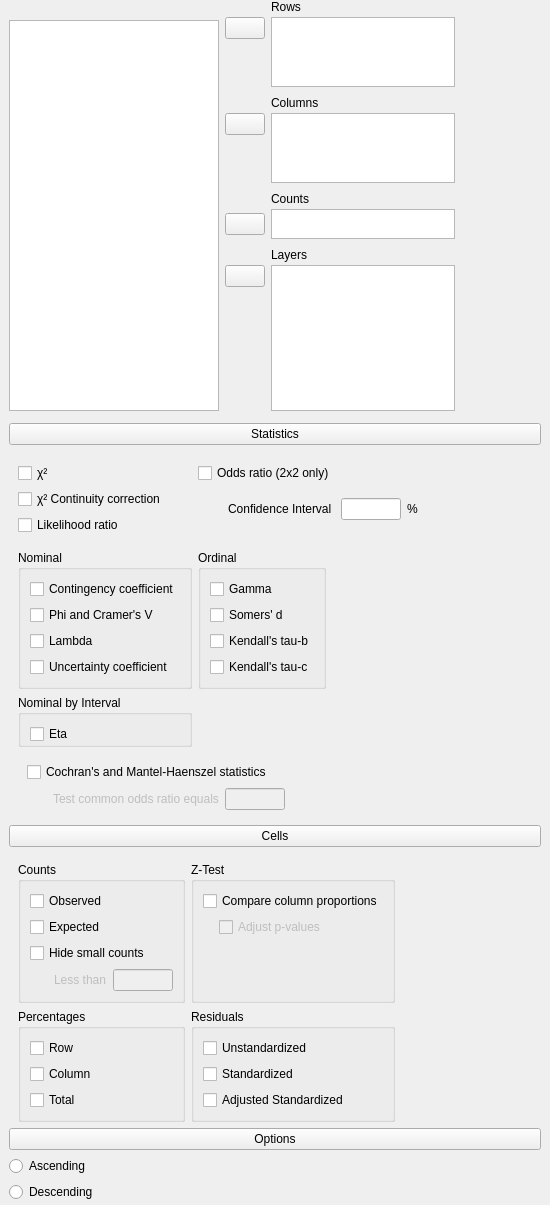
<?xml version="1.0" encoding="UTF-8"?>
<ui version="4.0">
 <class>CrosstabsForm</class>
 <widget class="QWidget" name="CrosstabsForm">
  <property name="geometry">
   <rect>
    <x>0</x>
    <y>0</y>
    <width>550</width>
    <height>1191</height>
   </rect>
  </property>
  <property name="windowTitle">
   <string>Form</string>
  </property>
  <layout class="QGridLayout" name="gridLayout_19">
   <property name="leftMargin">
    <number>0</number>
   </property>
   <property name="topMargin">
    <number>0</number>
   </property>
   <property name="rightMargin">
    <number>0</number>
   </property>
   <property name="bottomMargin">
    <number>0</number>
   </property>
   <property name="verticalSpacing">
    <number>0</number>
   </property>
   <item row="0" column="0">
    <widget class="QWidget" name="widget_3" native="true">
     <property name="minimumSize">
      <size>
       <width>0</width>
       <height>420</height>
      </size>
     </property>
     <property name="maximumSize">
      <size>
       <width>16777215</width>
       <height>450</height>
      </size>
     </property>
     <layout class="QGridLayout" name="gridLayout_4">
      <property name="topMargin">
       <number>0</number>
      </property>
      <property name="verticalSpacing">
       <number>0</number>
      </property>
      <item row="0" column="1" rowspan="3">
       <widget class="QWidget" name="widget_5" native="true">
        <property name="sizePolicy">
         <sizepolicy hsizetype="Preferred" vsizetype="Preferred">
          <horstretch>0</horstretch>
          <verstretch>0</verstretch>
         </sizepolicy>
        </property>
        <property name="maximumSize">
         <size>
          <width>16777215</width>
          <height>100</height>
         </size>
        </property>
        <layout class="QGridLayout" name="gridLayout_2">
         <property name="leftMargin">
          <number>0</number>
         </property>
         <property name="topMargin">
          <number>0</number>
         </property>
         <property name="rightMargin">
          <number>0</number>
         </property>
         <property name="verticalSpacing">
          <number>3</number>
         </property>
         <item row="1" column="0">
          <widget class="AssignButton" name="buttonAssignRows">
           <property name="maximumSize">
            <size>
             <width>50</width>
             <height>16777215</height>
            </size>
           </property>
           <property name="text">
            <string/>
           </property>
          </widget>
         </item>
         <item row="2" column="0">
          <spacer name="verticalSpacer_2">
           <property name="orientation">
            <enum>Qt::Vertical</enum>
           </property>
           <property name="sizeHint" stdset="0">
            <size>
             <width>20</width>
             <height>84</height>
            </size>
           </property>
          </spacer>
         </item>
         <item row="1" column="1" rowspan="2">
          <widget class="BoundListView" name="rows">
           <property name="sizePolicy">
            <sizepolicy hsizetype="Maximum" vsizetype="Expanding">
             <horstretch>0</horstretch>
             <verstretch>0</verstretch>
            </sizepolicy>
           </property>
           <property name="maximumSize">
            <size>
             <width>210</width>
             <height>16777215</height>
            </size>
           </property>
           <property name="selectionMode">
            <enum>QAbstractItemView::ExtendedSelection</enum>
           </property>
          </widget>
         </item>
         <item row="0" column="0">
          <widget class="QWidget" name="widget_8" native="true"/>
         </item>
         <item row="0" column="1">
          <widget class="QLabel" name="label_2">
           <property name="text">
            <string>Rows</string>
           </property>
          </widget>
         </item>
        </layout>
       </widget>
      </item>
      <item row="5" column="1">
       <widget class="QWidget" name="widget_6" native="true">
        <property name="sizePolicy">
         <sizepolicy hsizetype="Preferred" vsizetype="Preferred">
          <horstretch>0</horstretch>
          <verstretch>0</verstretch>
         </sizepolicy>
        </property>
        <layout class="QGridLayout" name="gridLayout_3">
         <property name="leftMargin">
          <number>0</number>
         </property>
         <property name="topMargin">
          <number>0</number>
         </property>
         <property name="rightMargin">
          <number>0</number>
         </property>
         <property name="bottomMargin">
          <number>0</number>
         </property>
         <property name="verticalSpacing">
          <number>3</number>
         </property>
         <item row="0" column="0">
          <widget class="QWidget" name="widget_10" native="true"/>
         </item>
         <item row="1" column="0">
          <widget class="AssignButton" name="buttonAssignLayers">
           <property name="maximumSize">
            <size>
             <width>50</width>
             <height>16777215</height>
            </size>
           </property>
           <property name="text">
            <string/>
           </property>
          </widget>
         </item>
         <item row="2" column="0">
          <spacer name="verticalSpacer_3">
           <property name="orientation">
            <enum>Qt::Vertical</enum>
           </property>
           <property name="sizeHint" stdset="0">
            <size>
             <width>20</width>
             <height>84</height>
            </size>
           </property>
          </spacer>
         </item>
         <item row="0" column="1">
          <widget class="QLabel" name="label_4">
           <property name="text">
            <string>Layers</string>
           </property>
          </widget>
         </item>
         <item row="1" column="1" rowspan="2">
          <widget class="BoundListView" name="layers">
           <property name="sizePolicy">
            <sizepolicy hsizetype="Maximum" vsizetype="Expanding">
             <horstretch>0</horstretch>
             <verstretch>0</verstretch>
            </sizepolicy>
           </property>
           <property name="minimumSize">
            <size>
             <width>0</width>
             <height>80</height>
            </size>
           </property>
           <property name="maximumSize">
            <size>
             <width>210</width>
             <height>16777215</height>
            </size>
           </property>
           <property name="selectionMode">
            <enum>QAbstractItemView::ExtendedSelection</enum>
           </property>
          </widget>
         </item>
        </layout>
       </widget>
      </item>
      <item row="3" column="1">
       <widget class="QWidget" name="widget" native="true">
        <property name="sizePolicy">
         <sizepolicy hsizetype="Preferred" vsizetype="Preferred">
          <horstretch>0</horstretch>
          <verstretch>0</verstretch>
         </sizepolicy>
        </property>
        <property name="maximumSize">
         <size>
          <width>16777215</width>
          <height>100</height>
         </size>
        </property>
        <layout class="QGridLayout" name="gridLayout">
         <property name="leftMargin">
          <number>0</number>
         </property>
         <property name="topMargin">
          <number>0</number>
         </property>
         <property name="rightMargin">
          <number>0</number>
         </property>
         <property name="verticalSpacing">
          <number>3</number>
         </property>
         <item row="0" column="0">
          <widget class="QWidget" name="widget_9" native="true"/>
         </item>
         <item row="1" column="0">
          <widget class="AssignButton" name="buttonAssignColumns">
           <property name="maximumSize">
            <size>
             <width>50</width>
             <height>16777215</height>
            </size>
           </property>
           <property name="text">
            <string/>
           </property>
          </widget>
         </item>
         <item row="2" column="0">
          <spacer name="verticalSpacer">
           <property name="orientation">
            <enum>Qt::Vertical</enum>
           </property>
           <property name="sizeHint" stdset="0">
            <size>
             <width>20</width>
             <height>84</height>
            </size>
           </property>
          </spacer>
         </item>
         <item row="1" column="1" rowspan="2">
          <widget class="BoundListView" name="columns">
           <property name="sizePolicy">
            <sizepolicy hsizetype="Maximum" vsizetype="Expanding">
             <horstretch>0</horstretch>
             <verstretch>0</verstretch>
            </sizepolicy>
           </property>
           <property name="maximumSize">
            <size>
             <width>210</width>
             <height>16777215</height>
            </size>
           </property>
           <property name="selectionMode">
            <enum>QAbstractItemView::ExtendedSelection</enum>
           </property>
          </widget>
         </item>
         <item row="0" column="1">
          <widget class="QLabel" name="label_3">
           <property name="text">
            <string>Columns</string>
           </property>
          </widget>
         </item>
        </layout>
       </widget>
      </item>
      <item row="0" column="0">
       <widget class="QWidget" name="widget_2" native="true">
        <property name="maximumSize">
         <size>
          <width>16777215</width>
          <height>20</height>
         </size>
        </property>
       </widget>
      </item>
      <item row="4" column="1">
       <widget class="QWidget" name="widget_7" native="true">
        <layout class="QGridLayout" name="gridLayout_20">
         <property name="leftMargin">
          <number>0</number>
         </property>
         <property name="topMargin">
          <number>0</number>
         </property>
         <property name="rightMargin">
          <number>0</number>
         </property>
         <property name="verticalSpacing">
          <number>3</number>
         </property>
         <item row="1" column="0" rowspan="2" colspan="2">
          <widget class="AssignButton" name="buttonAssignCounts">
           <property name="maximumSize">
            <size>
             <width>50</width>
             <height>16777215</height>
            </size>
           </property>
           <property name="text">
            <string/>
           </property>
          </widget>
         </item>
         <item row="0" column="2" colspan="2">
          <widget class="QLabel" name="label">
           <property name="text">
            <string>Counts</string>
           </property>
          </widget>
         </item>
         <item row="0" column="0" colspan="2">
          <widget class="QWidget" name="widget_11" native="true"/>
         </item>
         <item row="1" column="2" rowspan="2" colspan="2">
          <widget class="BoundListView" name="counts">
           <property name="sizePolicy">
            <sizepolicy hsizetype="Maximum" vsizetype="Expanding">
             <horstretch>0</horstretch>
             <verstretch>0</verstretch>
            </sizepolicy>
           </property>
           <property name="maximumSize">
            <size>
             <width>210</width>
             <height>30</height>
            </size>
           </property>
           <property name="selectionMode">
            <enum>QAbstractItemView::ExtendedSelection</enum>
           </property>
          </widget>
         </item>
        </layout>
       </widget>
      </item>
      <item row="1" column="0" rowspan="5">
       <widget class="AvailableFieldsListView" name="listAvailableFields">
        <property name="sizePolicy">
         <sizepolicy hsizetype="Fixed" vsizetype="Expanding">
          <horstretch>0</horstretch>
          <verstretch>0</verstretch>
         </sizepolicy>
        </property>
        <property name="maximumSize">
         <size>
          <width>210</width>
          <height>16777215</height>
         </size>
        </property>
        <property name="selectionMode">
         <enum>QAbstractItemView::ExtendedSelection</enum>
        </property>
       </widget>
      </item>
     </layout>
    </widget>
   </item>
   <item row="0" column="1" rowspan="2">
    <widget class="QWidget" name="widget_4" native="true">
     <property name="minimumSize">
      <size>
       <width>80</width>
       <height>0</height>
      </size>
     </property>
    </widget>
   </item>
   <item row="3" column="0" colspan="2">
    <widget class="QWidget" name="groupCellDisplay" native="true">
     <layout class="QGridLayout" name="gridLayout_9">
      <property name="topMargin">
       <number>3</number>
      </property>
      <property name="bottomMargin">
       <number>3</number>
      </property>
      <item row="0" column="0" colspan="3">
       <widget class="ExpanderButton" name="pushButton_2">
        <property name="text">
         <string>Cells</string>
        </property>
       </widget>
      </item>
      <item row="1" column="0" colspan="3">
       <widget class="QWidget" name="panelCells" native="true">
        <layout class="QGridLayout" name="gridLayout_17">
         <property name="bottomMargin">
          <number>0</number>
         </property>
         <item row="1" column="0">
          <widget class="GroupBox" name="groupPercentages">
           <property name="title">
            <string>Percentages</string>
           </property>
           <layout class="QGridLayout" name="gridLayout_7">
            <item row="0" column="0">
             <widget class="BoundCheckBox" name="percentages_row">
              <property name="text">
               <string>Row</string>
              </property>
             </widget>
            </item>
            <item row="1" column="0">
             <widget class="BoundCheckBox" name="percentages_column">
              <property name="text">
               <string>Column</string>
              </property>
             </widget>
            </item>
            <item row="2" column="0">
             <widget class="BoundCheckBox" name="percentages_total">
              <property name="text">
               <string>Total</string>
              </property>
             </widget>
            </item>
           </layout>
          </widget>
         </item>
         <item row="1" column="1">
          <widget class="GroupBox" name="groupResiduals">
           <property name="title">
            <string>Residuals</string>
           </property>
           <layout class="QGridLayout" name="gridLayout_8">
            <item row="0" column="0">
             <widget class="BoundCheckBox" name="residuals_unstandardized">
              <property name="text">
               <string>Unstandardized</string>
              </property>
             </widget>
            </item>
            <item row="1" column="0">
             <widget class="BoundCheckBox" name="residuals_standardized">
              <property name="text">
               <string>Standardized</string>
              </property>
             </widget>
            </item>
            <item row="2" column="0">
             <widget class="BoundCheckBox" name="residuals_adjustedStandardized">
              <property name="text">
               <string>Adjusted Standardized</string>
              </property>
             </widget>
            </item>
           </layout>
          </widget>
         </item>
         <item row="0" column="0">
          <widget class="GroupBox" name="groupCounts">
           <property name="title">
            <string>Counts</string>
           </property>
           <layout class="QGridLayout" name="gridLayout_5">
            <item row="0" column="0" colspan="2">
             <widget class="BoundCheckBox" name="countsObserved">
              <property name="text">
               <string>Observed</string>
              </property>
             </widget>
            </item>
            <item row="1" column="0" colspan="2">
             <widget class="BoundCheckBox" name="countsExpected">
              <property name="text">
               <string>Expected</string>
              </property>
             </widget>
            </item>
            <item row="2" column="0" colspan="3">
             <widget class="BoundCheckBox" name="hideSmallCounts">
              <property name="text">
               <string>Hide small counts</string>
              </property>
             </widget>
            </item>
            <item row="3" column="0">
             <widget class="QWidget" name="widget_12" native="true">
              <property name="maximumSize">
               <size>
                <width>20</width>
                <height>16777215</height>
               </size>
              </property>
             </widget>
            </item>
            <item row="3" column="1">
             <widget class="QLabel" name="counts_hideSmallCountsLessThanLabel">
              <property name="enabled">
               <bool>false</bool>
              </property>
              <property name="text">
               <string>Less than</string>
              </property>
             </widget>
            </item>
            <item row="3" column="2">
             <widget class="BoundTextBox" name="hideSmallCountsLessThan">
              <property name="enabled">
               <bool>false</bool>
              </property>
              <property name="maximumSize">
               <size>
                <width>60</width>
                <height>16777215</height>
               </size>
              </property>
             </widget>
            </item>
           </layout>
          </widget>
         </item>
         <item row="0" column="1">
          <widget class="GroupBox" name="groupZTest">
           <property name="title">
            <string>Z-Test</string>
           </property>
           <layout class="QGridLayout" name="gridLayout_6">
            <item row="1" column="0">
             <widget class="QWidget" name="widget_13" native="true">
              <property name="maximumSize">
               <size>
                <width>10</width>
                <height>16777215</height>
               </size>
              </property>
             </widget>
            </item>
            <item row="0" column="0" colspan="2">
             <widget class="BoundCheckBox" name="zTest_compareColumns">
              <property name="text">
               <string>Compare column proportions</string>
              </property>
             </widget>
            </item>
            <item row="1" column="1">
             <widget class="BoundCheckBox" name="zTest_adjustPValues">
              <property name="enabled">
               <bool>false</bool>
              </property>
              <property name="text">
               <string>Adjust p-values</string>
              </property>
             </widget>
            </item>
            <item row="2" column="0" colspan="2">
             <widget class="QWidget" name="widget_14" native="true"/>
            </item>
           </layout>
          </widget>
         </item>
         <item row="0" column="2">
          <spacer name="horizontalSpacer">
           <property name="orientation">
            <enum>Qt::Horizontal</enum>
           </property>
           <property name="sizeHint" stdset="0">
            <size>
             <width>40</width>
             <height>20</height>
            </size>
           </property>
          </spacer>
         </item>
        </layout>
       </widget>
      </item>
     </layout>
    </widget>
   </item>
   <item row="4" column="0" colspan="2">
    <widget class="QWidget" name="groupOptions" native="true">
     <layout class="QGridLayout" name="gridLayout_18">
      <property name="topMargin">
       <number>3</number>
      </property>
      <property name="bottomMargin">
       <number>3</number>
      </property>
      <item row="0" column="0" colspan="2">
       <widget class="ExpanderButton" name="pushButton_3">
        <property name="text">
         <string>Options</string>
        </property>
       </widget>
      </item>
      <item row="1" column="0">
       <widget class="BoundGroupBox" name="rowOrder" native="true">
        <property name="title" stdset="0">
         <string>Row Order</string>
        </property>
        <property name="flat" stdset="0">
         <bool>true</bool>
        </property>
        <layout class="QGridLayout" name="gridLayout_21">
         <property name="leftMargin">
          <number>0</number>
         </property>
         <property name="topMargin">
          <number>0</number>
         </property>
         <property name="rightMargin">
          <number>0</number>
         </property>
         <property name="bottomMargin">
          <number>0</number>
         </property>
         <item row="0" column="0">
          <widget class="QRadioButton" name="ascending">
           <property name="text">
            <string>Ascending</string>
           </property>
          </widget>
         </item>
         <item row="1" column="0">
          <widget class="QRadioButton" name="descending">
           <property name="text">
            <string>Descending</string>
           </property>
          </widget>
         </item>
        </layout>
       </widget>
      </item>
     </layout>
    </widget>
   </item>
   <item row="2" column="0" colspan="2">
    <widget class="QWidget" name="groupStatistics" native="true">
     <layout class="QGridLayout" name="gridLayout_16">
      <property name="topMargin">
       <number>3</number>
      </property>
      <property name="bottomMargin">
       <number>3</number>
      </property>
      <property name="verticalSpacing">
       <number>0</number>
      </property>
      <item row="1" column="0" colspan="3">
       <widget class="ExpanderButton" name="pushButton">
        <property name="text">
         <string>Statistics</string>
        </property>
       </widget>
      </item>
      <item row="2" column="0" rowspan="2" colspan="3">
       <widget class="QWidget" name="panelStatistics" native="true">
        <layout class="QGridLayout" name="gridLayout_12">
         <property name="bottomMargin">
          <number>0</number>
         </property>
         <item row="0" column="0">
          <widget class="QWidget" name="widget_17" native="true">
           <layout class="QGridLayout" name="gridLayout_15">
            <property name="leftMargin">
             <number>0</number>
            </property>
            <item row="0" column="0">
             <widget class="BoundCheckBox" name="chiSquared">
              <property name="text">
               <string>χ²</string>
              </property>
             </widget>
            </item>
            <item row="1" column="0">
             <widget class="BoundCheckBox" name="chiSquaredContinuityCorrection">
              <property name="text">
               <string>χ² Continuity correction</string>
              </property>
             </widget>
            </item>
            <item row="2" column="0">
             <widget class="BoundCheckBox" name="likelihoodRatio">
              <property name="text">
               <string>Likelihood ratio</string>
              </property>
             </widget>
            </item>
           </layout>
          </widget>
         </item>
         <item row="0" column="1" colspan="2">
          <widget class="QWidget" name="groupOddsRatio" native="true">
           <layout class="QGridLayout" name="gridLayout_22">
            <property name="leftMargin">
             <number>0</number>
            </property>
            <property name="verticalSpacing">
             <number>0</number>
            </property>
            <item row="2" column="1">
             <widget class="QWidget" name="widget_20" native="true">
              <layout class="QGridLayout" name="gridLayout_23">
               <property name="leftMargin">
                <number>24</number>
               </property>
               <property name="topMargin">
                <number>0</number>
               </property>
               <property name="bottomMargin">
                <number>0</number>
               </property>
               <item row="0" column="0">
                <widget class="QLabel" name="label_5">
                 <property name="text">
                  <string>Confidence Interval</string>
                 </property>
                </widget>
               </item>
               <item row="0" column="1">
                <widget class="BoundTextBox" name="oddsRatioConfidenceIntervalInterval">
                 <property name="maximumSize">
                  <size>
                   <width>60</width>
                   <height>16777215</height>
                  </size>
                 </property>
                </widget>
               </item>
               <item row="0" column="2">
                <widget class="QLabel" name="label_6">
                 <property name="text">
                  <string>%</string>
                 </property>
                </widget>
               </item>
              </layout>
             </widget>
            </item>
            <item row="1" column="0" colspan="2">
             <widget class="BoundCheckBox" name="oddsRatio">
              <property name="text">
               <string>Odds ratio (2x2 only)</string>
              </property>
             </widget>
            </item>
           </layout>
          </widget>
         </item>
         <item row="1" column="0" rowspan="2">
          <widget class="GroupBox" name="groupNominal">
           <property name="title">
            <string>Nominal</string>
           </property>
           <layout class="QGridLayout" name="gridLayout_10">
            <item row="0" column="0">
             <widget class="BoundCheckBox" name="nominal_contingencyCoefficient">
              <property name="text">
               <string>Contingency coefficient</string>
              </property>
             </widget>
            </item>
            <item row="1" column="0">
             <widget class="BoundCheckBox" name="nominal_phiAndCramersV">
              <property name="text">
               <string>Phi and Cramer's V</string>
              </property>
             </widget>
            </item>
            <item row="2" column="0">
             <widget class="BoundCheckBox" name="nominal_lambda">
              <property name="text">
               <string>Lambda</string>
              </property>
             </widget>
            </item>
            <item row="3" column="0">
             <widget class="BoundCheckBox" name="nominal_uncertaintyCoefficient">
              <property name="text">
               <string>Uncertainty coefficient</string>
              </property>
             </widget>
            </item>
           </layout>
          </widget>
         </item>
         <item row="1" column="1" rowspan="2">
          <widget class="GroupBox" name="groupOrdinal">
           <property name="title">
            <string>Ordinal</string>
           </property>
           <layout class="QGridLayout" name="gridLayout_11">
            <item row="3" column="0">
             <widget class="BoundCheckBox" name="ordinal_kendallsTauC">
              <property name="text">
               <string>Kendall's tau-c</string>
              </property>
             </widget>
            </item>
            <item row="2" column="0">
             <widget class="BoundCheckBox" name="ordinal_kendallsTauB">
              <property name="text">
               <string>Kendall's tau-b</string>
              </property>
             </widget>
            </item>
            <item row="1" column="0">
             <widget class="BoundCheckBox" name="ordinal_somersD">
              <property name="text">
               <string>Somers' d</string>
              </property>
             </widget>
            </item>
            <item row="0" column="0">
             <widget class="BoundCheckBox" name="ordinal_gamma">
              <property name="text">
               <string>Gamma</string>
              </property>
             </widget>
            </item>
           </layout>
          </widget>
         </item>
         <item row="2" column="2">
          <spacer name="horizontalSpacer_2">
           <property name="orientation">
            <enum>Qt::Horizontal</enum>
           </property>
           <property name="sizeHint" stdset="0">
            <size>
             <width>40</width>
             <height>20</height>
            </size>
           </property>
          </spacer>
         </item>
         <item row="3" column="0">
          <widget class="GroupBox" name="groupNominalByInterval">
           <property name="title">
            <string>Nominal by Interval</string>
           </property>
           <layout class="QGridLayout" name="gridLayout_13">
            <property name="bottomMargin">
             <number>0</number>
            </property>
            <item row="0" column="0">
             <widget class="BoundCheckBox" name="nominalByInterval_Eta">
              <property name="text">
               <string>Eta</string>
              </property>
             </widget>
            </item>
           </layout>
          </widget>
         </item>
         <item row="4" column="0" colspan="2">
          <widget class="QWidget" name="groupCochrans" native="true">
           <layout class="QGridLayout" name="gridLayout_14">
            <item row="1" column="0">
             <widget class="QWidget" name="widget_16" native="true">
              <property name="maximumSize">
               <size>
                <width>20</width>
                <height>16777215</height>
               </size>
              </property>
             </widget>
            </item>
            <item row="0" column="0" colspan="3">
             <widget class="BoundCheckBox" name="cochransAndMantel">
              <property name="text">
               <string>Cochran's and Mantel-Haenszel statistics</string>
              </property>
             </widget>
            </item>
            <item row="1" column="2">
             <widget class="BoundTextBox" name="testOddsRatioEquals">
              <property name="enabled">
               <bool>false</bool>
              </property>
              <property name="maximumSize">
               <size>
                <width>60</width>
                <height>16777215</height>
               </size>
              </property>
             </widget>
            </item>
            <item row="1" column="1">
             <widget class="QLabel" name="testOddsRatioEqualsLabel">
              <property name="enabled">
               <bool>false</bool>
              </property>
              <property name="text">
               <string>Test common odds ratio equals</string>
              </property>
             </widget>
            </item>
            <item row="1" column="3">
             <widget class="QWidget" name="widget_21" native="true"/>
            </item>
           </layout>
          </widget>
         </item>
        </layout>
       </widget>
      </item>
     </layout>
    </widget>
   </item>
  </layout>
 </widget>
 <customwidgets>
  <customwidget>
   <class>AssignButton</class>
   <extends>QPushButton</extends>
   <header>widgets/assignbutton.h</header>
  </customwidget>
  <customwidget>
   <class>AvailableFieldsListView</class>
   <extends>QListView</extends>
   <header>widgets/availablefieldslistview.h</header>
  </customwidget>
  <customwidget>
   <class>BoundListView</class>
   <extends>QListView</extends>
   <header>widgets/boundlistview.h</header>
  </customwidget>
  <customwidget>
   <class>ExpanderButton</class>
   <extends>QPushButton</extends>
   <header>widgets/expanderbutton.h</header>
  </customwidget>
  <customwidget>
   <class>BoundCheckBox</class>
   <extends>QCheckBox</extends>
   <header>widgets/boundcheckbox.h</header>
  </customwidget>
  <customwidget>
   <class>GroupBox</class>
   <extends>QGroupBox</extends>
   <header>widgets/groupbox.h</header>
   <container>1</container>
  </customwidget>
  <customwidget>
   <class>BoundTextBox</class>
   <extends>QLineEdit</extends>
   <header>widgets/boundtextbox.h</header>
  </customwidget>
  <customwidget>
   <class>BoundGroupBox</class>
   <extends>QWidget</extends>
   <header>widgets/boundgroupbox.h</header>
   <container>1</container>
  </customwidget>
 </customwidgets>
 <resources/>
 <connections>
  <connection>
   <sender>cochransAndMantel</sender>
   <signal>toggled(bool)</signal>
   <receiver>testOddsRatioEqualsLabel</receiver>
   <slot>setEnabled(bool)</slot>
   <hints>
    <hint type="sourcelabel">
     <x>176</x>
     <y>757</y>
    </hint>
    <hint type="destinationlabel">
     <x>153</x>
     <y>784</y>
    </hint>
   </hints>
  </connection>
  <connection>
   <sender>cochransAndMantel</sender>
   <signal>toggled(bool)</signal>
   <receiver>testOddsRatioEquals</receiver>
   <slot>setEnabled(bool)</slot>
   <hints>
    <hint type="sourcelabel">
     <x>176</x>
     <y>757</y>
    </hint>
    <hint type="destinationlabel">
     <x>291</x>
     <y>784</y>
    </hint>
   </hints>
  </connection>
  <connection>
   <sender>hideSmallCounts</sender>
   <signal>toggled(bool)</signal>
   <receiver>counts_hideSmallCountsLessThanLabel</receiver>
   <slot>setEnabled(bool)</slot>
   <hints>
    <hint type="sourcelabel">
     <x>105</x>
     <y>946</y>
    </hint>
    <hint type="destinationlabel">
     <x>76</x>
     <y>973</y>
    </hint>
   </hints>
  </connection>
  <connection>
   <sender>hideSmallCounts</sender>
   <signal>toggled(bool)</signal>
   <receiver>hideSmallCountsLessThan</receiver>
   <slot>setEnabled(bool)</slot>
   <hints>
    <hint type="sourcelabel">
     <x>105</x>
     <y>946</y>
    </hint>
    <hint type="destinationlabel">
     <x>146</x>
     <y>973</y>
    </hint>
   </hints>
  </connection>
  <connection>
   <sender>zTest_compareColumns</sender>
   <signal>toggled(bool)</signal>
   <receiver>zTest_adjustPValues</receiver>
   <slot>setEnabled(bool)</slot>
   <hints>
    <hint type="sourcelabel">
     <x>326</x>
     <y>893</y>
    </hint>
    <hint type="destinationlabel">
     <x>337</x>
     <y>916</y>
    </hint>
   </hints>
  </connection>
 </connections>
</ui>
